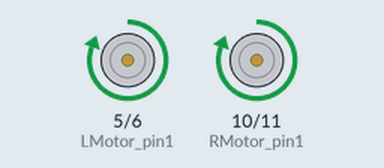
The sketch below on a simulated Arduino Uno, built with avr-gcc and run on an emulated ATmega328P. On the bench: motor-driver pin pairs drawn as motors (green arrow = first pin HIGH = forward, orange = second pin HIGH = backward, longer = more drive). At 16.0 s the program stops and its outputs stay as they are.

Above: at 0.1 s.
At 2.1 s:
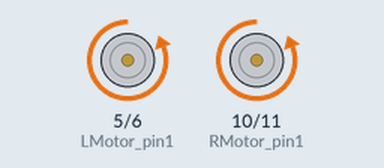
At 6.1 s:
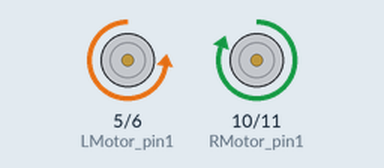
At 12.1 s:
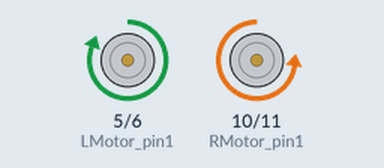
Timing chart, 0 to 13.6 s (numbered marks = the images above):
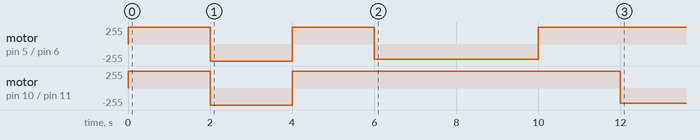

The sketch:

G12_Lab_4.ino
```cpp
/* Motors - Written by Wallace
   This code is written to drive two motors forward, then reverse in a loop
   constant, motor control */

// declare constants for motor pins
const int LMotor_pin1 = 5;
const int LMotor_pin2 = 6;
const int RMotor_pin1 = 10;
const int RMotor_pin2 = 11;

void setup()
{
  //set pins as OUTPUTS
  pinMode(LMotor_pin1, OUTPUT);
  pinMode(LMotor_pin2, OUTPUT);
  pinMode(RMotor_pin1, OUTPUT);
  pinMode(RMotor_pin2, OUTPUT);
}

void forward()
{
  //Left motor forward
  analogWrite(LMotor_pin1, 255);
  analogWrite(LMotor_pin2, 0);
  //Right motor forward
  analogWrite(RMotor_pin1, 255);
  analogWrite(RMotor_pin2, 0);
}

void reverse()
{
  //Left motor reverse
  analogWrite(LMotor_pin1, 0);
  analogWrite(LMotor_pin2, 255);
  //Right motor reverse
  analogWrite(RMotor_pin1, 0);
  analogWrite(RMotor_pin2, 255);
}

void turnLeft()
{
  //Left motor reverse
  analogWrite(LMotor_pin1, 0);
  analogWrite(LMotor_pin2, 225);
  //Right motor forward
  analogWrite(RMotor_pin1, 255);
  analogWrite(RMotor_pin2, 0);
}

void turnRight()
{
  //Left motor forward
  analogWrite(LMotor_pin1, 255);
  analogWrite(LMotor_pin2, 0);
  //Right motor reverse
  analogWrite(RMotor_pin1, 0);
  analogWrite(RMotor_pin2, 225);
}


void spin()
{
  //Left motor forward
  analogWrite(LMotor_pin1, 255);
  analogWrite(LMotor_pin2, 0);
  //Right motor reverse
  analogWrite(RMotor_pin1, 0);
  analogWrite(RMotor_pin2, 225);
}


void loop()
{
  forward();
  delay(2000); //for  seconds
  reverse();
  delay(2000); //for  seconds
  forward();
  delay(2000); //for  seconds
  turnLeft();
  delay(4000); //for  seconds
  forward();
  delay(2000); //for  seconds
  turnRight();
  delay(4000); //for  seconds
  while (true)
  {
    spin();
    }
}
```

Measured:
- by itself, motor on pin 10 (RMotor_pin1) / pin 11 (RMotor_pin2): stopped → forward 255/255 at 0.00 s, → backward 255/255 2.0 s later, → forward 255/255 2.0 s later, → backward 225/255 8.0 s later
- by itself, motor on pin 5 (LMotor_pin1) / pin 6 (LMotor_pin2): stopped → forward 255/255 at 0.00 s, → backward 255/255 2.0 s later, → forward 255/255 2.0 s later, → backward 225/255 2.0 s later, … (5 changes in this stretch)
